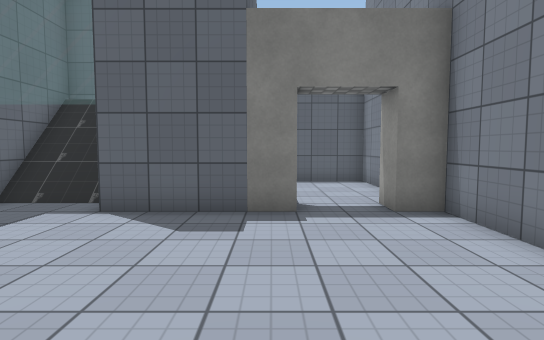
view 1 (above)

15 first-person views from a walk through a Unity game level. The camera is 1.3 m above the floor, tilts 4° down and sees 80° across. The floor is counted in squares, 1 m on a side. Each view is taken from the middle of a square. On the plan, view 1 faces up. The plan holds only what a view shows up to about 14 squares ahead; the rest is blank. The place goes on beyond the plan. The player character is not drawn. Door leaves are left out, so doorways stand open. Some surface patterns are stand-ins.

view 2
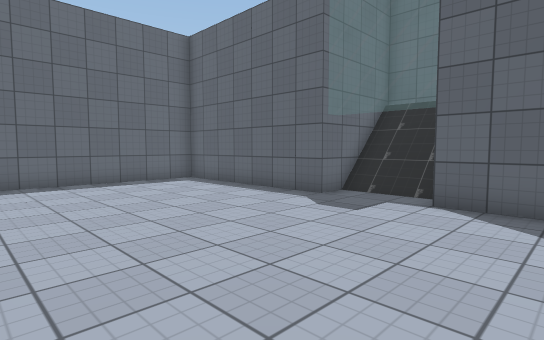

view 3
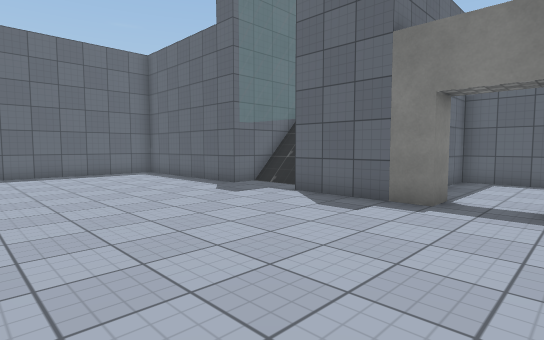

view 4
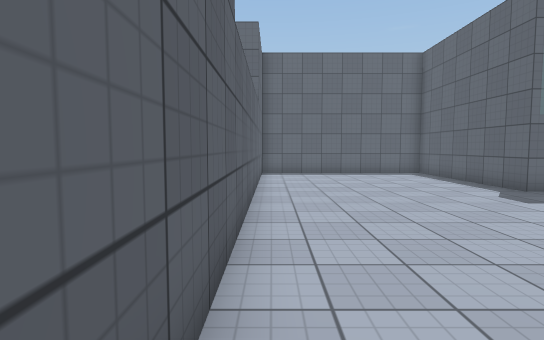

view 5
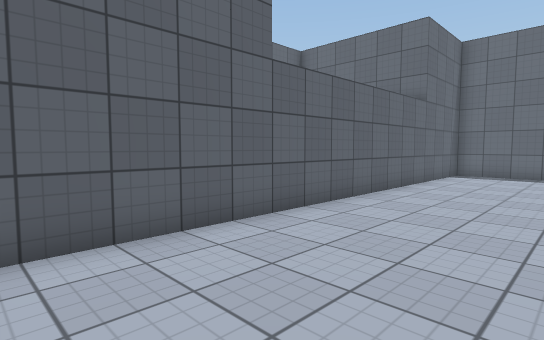

view 6
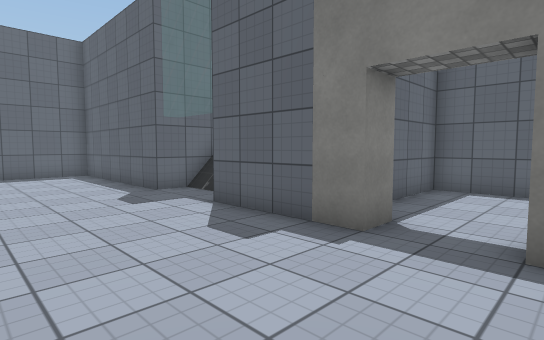

view 7
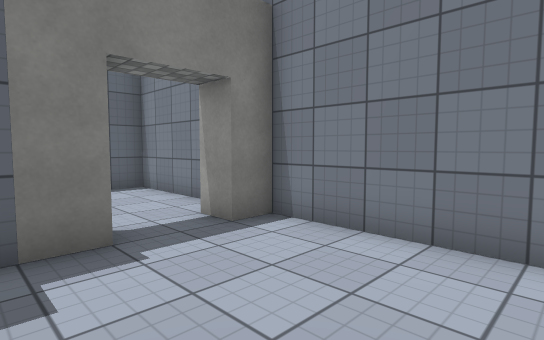

view 8
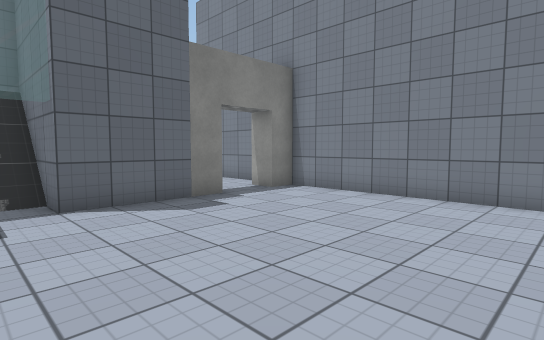

view 9
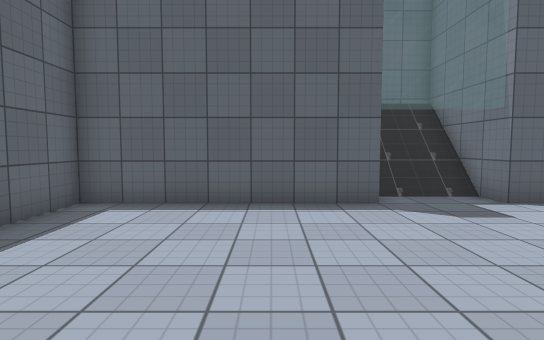

view 10
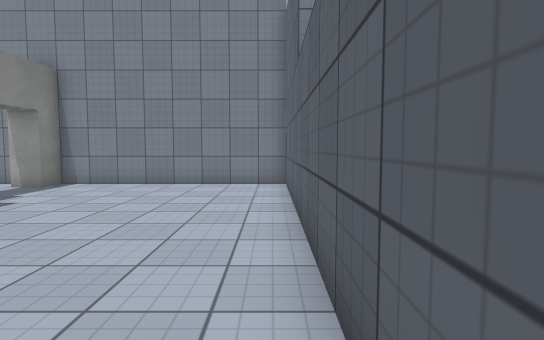

view 11
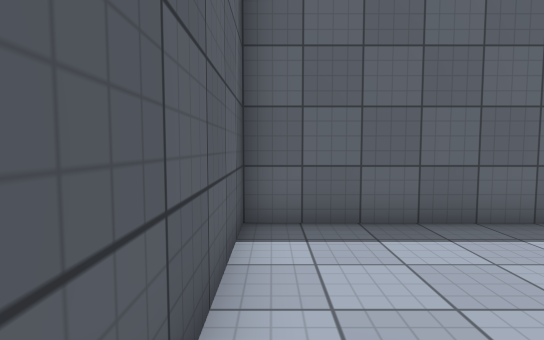

view 12
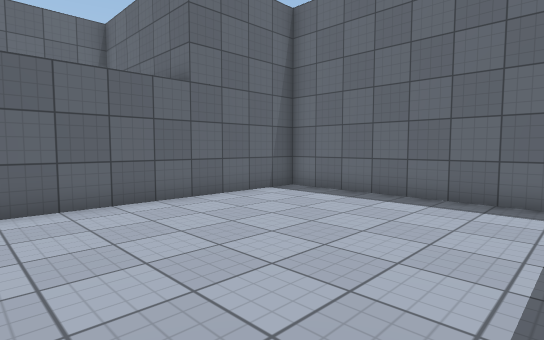

view 13
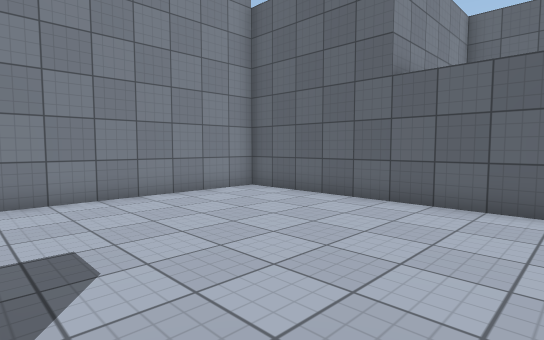

view 14
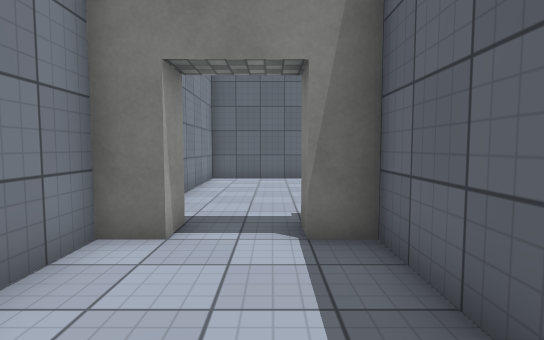

view 15
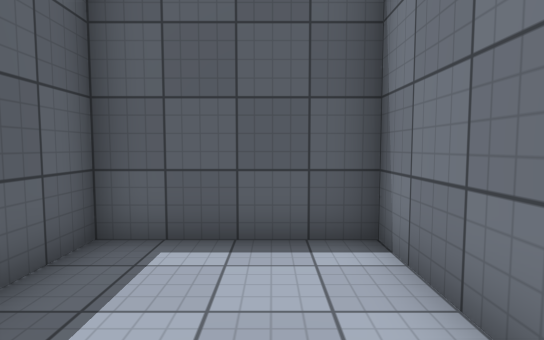

### Floor plan
Key: @ floor where view 1 was taken; # wall or solid block; . floor; / step, stairs or slope; D open door.
Columns run from 14 left of view 1 to 4 right of it. Each row starts with its distance up from view 1.
 13              ######
 12              #....#
 11        ##### #....#
 10        #///# #....#
  9        #///# #....#
  8        #///###....#
  7 ########...####DD##
  6 #.................#
  5 #.................#
  4 #.................#
  3 #.................#
  2 #.................#
  1 #.................#
  0 #.............@...#
 -1 #.................#
 -2 ###################

Where each view was taken, in squares from view 1:
view 1: 0 up, 0 right, facing up
view 2: 1 down, 1 left, facing up-left
view 3: 1 down, 3 right, facing up-left
view 4: 1 down, 3 right, facing left
view 5: 3 up, 3 right, facing down-left
view 6: 2 up, 3 right, facing up-left
view 7: 2 up, 1 left, facing up-right
view 8: 1 down, 5 left, facing up-right
view 9: 1 down, 9 left, facing up
view 10: 1 down, 8 left, facing right
view 11: 1 down, 8 left, facing left
view 12: 6 up, 5 left, facing down-left
view 13: 6 up, 5 left, facing down-right
view 14: 12 up, 1 right, facing down
view 15: 8 up, 2 right, facing up
